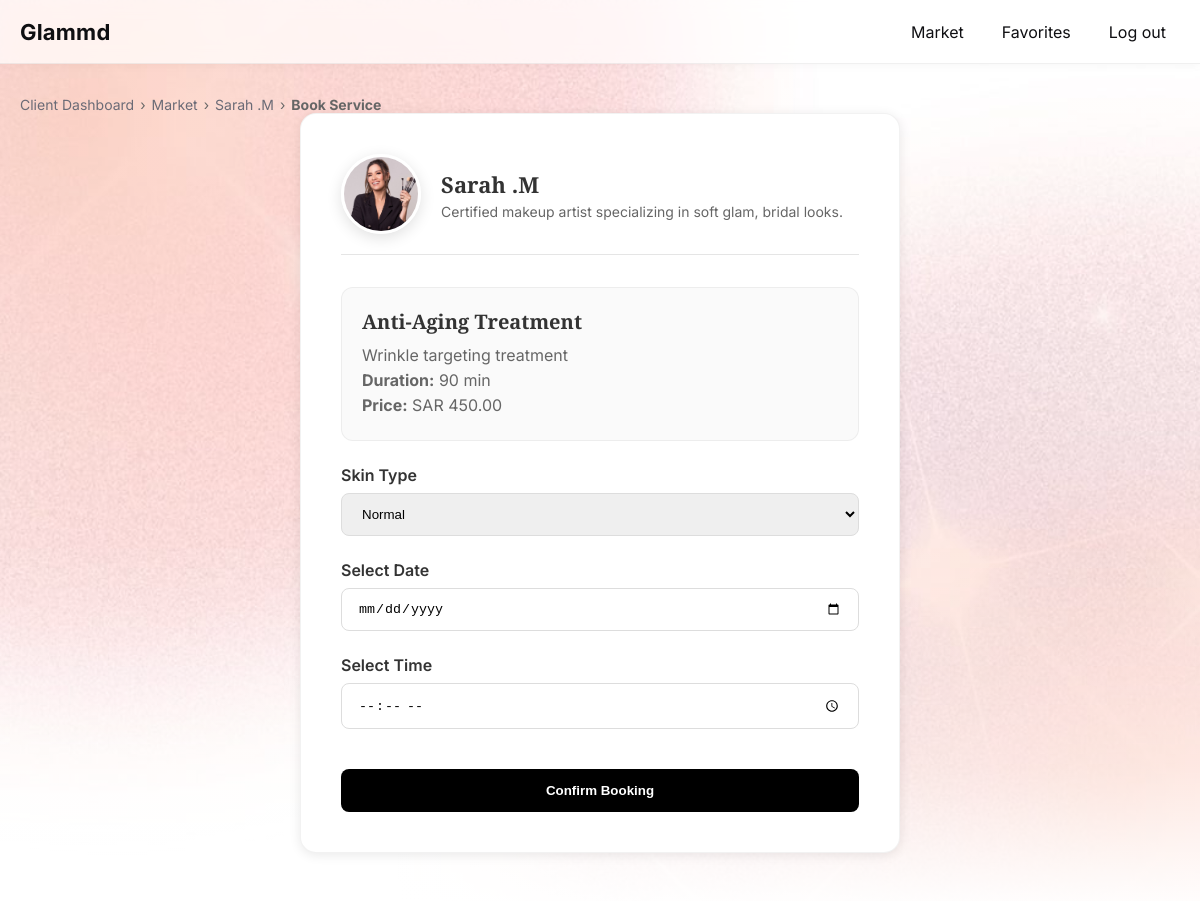
/intial/booking.php?service=12, run on an earlier commit of the app's database.
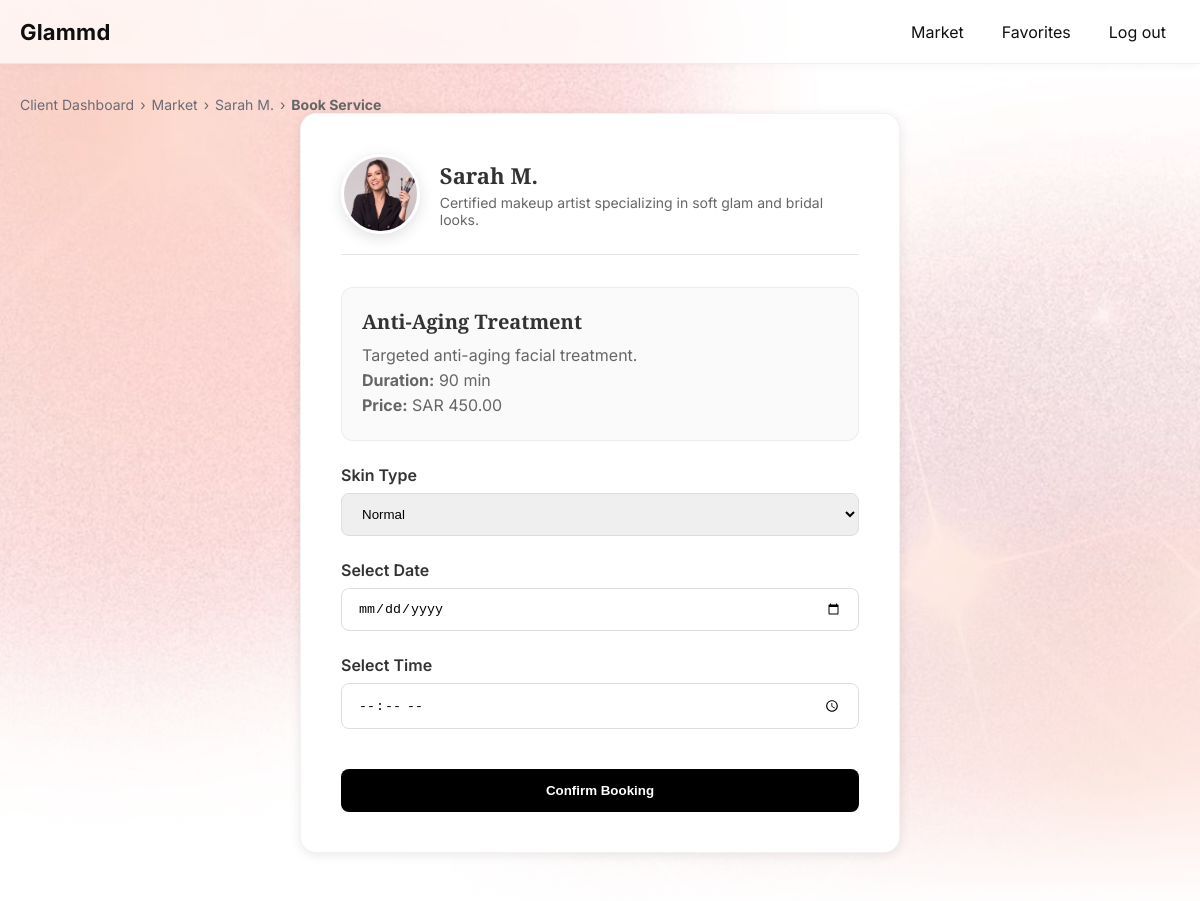
And on a later commit of the database.
### tables this page shows
CREATE TABLE `Service` (
  `service_id` int UNSIGNED NOT NULL AUTO_INCREMENT,
  `professional_id` int UNSIGNED NOT NULL,
  `category` enum('Hair','Makeup','Skincare','Bodycare','Nails') NOT NULL,
  `title` varchar(160) NOT NULL,
  `description` text,
  `duration` smallint UNSIGNED NOT NULL,
  `price` decimal(10,2) NOT NULL,
  `tags` text,
  PRIMARY KEY (`service_id`),
  CONSTRAINT `fk_service_professional`
      FOREIGN KEY (`professional_id`)
      REFERENCES `Professional` (`professional_id`)
      ON DELETE CASCADE
);

CREATE TABLE `User` (
  `user_id` int UNSIGNED NOT NULL AUTO_INCREMENT,
  `name` varchar(120) NOT NULL,
  `email` varchar(255) NOT NULL UNIQUE,
  `password` varchar(255) NOT NULL,
  `role` enum('client','professional') NOT NULL,
  PRIMARY KEY (`user_id`)
);

CREATE TABLE `Professional` (
  `professional_id` int UNSIGNED NOT NULL,
  `bio` text,
  `img` varchar(200) NOT NULL,
  PRIMARY KEY (`professional_id`),
  CONSTRAINT `fk_prof_user`
      FOREIGN KEY (`professional_id`)
      REFERENCES `User` (`user_id`)
      ON DELETE CASCADE
);

### intial/booking.php (the view, shortened to what this page needs)
<?php
require_once "db.php";
$service_id = intval($_GET['service']);
$query = "
    SELECT
        s.service_id, s.title, s.description, s.duration, s.price, s.category,
        p.professional_id, p.img AS pro_img, p.bio,
        u.name AS professional_name
    FROM Service s
    JOIN Professional p ON s.professional_id = p.professional_id
    JOIN User u ON p.professional_id = u.user_id
    WHERE s.service_id = ?
";
$stmt = mysqli_prepare($conn, $query);
mysqli_stmt_bind_param($stmt, "i", $service_id);
mysqli_stmt_execute($stmt);
$service = mysqli_fetch_assoc(mysqli_stmt_get_result($stmt));
?>
<!DOCTYPE html>
<html lang="en">
<head>
  <link rel="stylesheet" href="common.css">
</head>
<body class="has-solid-header">
<header id="siteHeader" class="site-header">
    <div class="container header-inner">
      <a class="brand" href="index.php">Glammd</a>
      <nav class="nav">
        <a href="MarketPlace.php" class="nav-link">Market</a>
        <a href="favorites.php" class="nav-link">Favorites</a>
        <a href="index.php" class="nav-link">Log out</a>
      </nav>
    </div>
</header>
<main class="page">
    <div class="container">
      <div class="breadcrumbs" style="margin-top:2rem; color:#666;">
        <a href="clientdashboard.php">Client Dashboard</a> ›
        <a href="MarketPlace.php">Market</a> ›
        <a href="services.php?professional_id=<?= $service['professional_id'] ?>">
            <?= htmlspecialchars($service['professional_name']) ?>
        </a> ›
        <strong>Book Service</strong>
      </div>
      <div class="booking-container">
        <div class="booking-header">
          <img src="img/<?= htmlspecialchars($service['pro_img']) ?>" alt="" loading="lazy">
          <div class="info">
            <h2><?= htmlspecialchars($service['professional_name']) ?></h2>
            <p><?= htmlspecialchars($service['bio']) ?></p>
          </div>
        </div>
        <div class="service-details">
          <h3><?= htmlspecialchars($service['title']) ?></h3>
          <p><?= htmlspecialchars($service['description']) ?></p>
          <p><strong>Duration:</strong> <?= $service['duration'] ?> min</p>
          <p><strong>Price:</strong> SAR <?= number_format($service['price'], 2) ?></p>
        </div>
        <form method="POST">
        <?php if ($service['category'] === "Skincare"): ?>
            <div class="form-group">
                <label>Skin Type</label>
                <select name="skin_type" class="form-input">
                    <option>Normal</option>
                </select>
            </div>
        <?php endif; ?>
        <div class="form-group">
            <label>Select Date</label>
            <input type="date" name="date" required class="form-input">
        </div>
        <div class="form-group">
            <label>Select Time</label>
            <input type="time" name="time" required class="form-input">
        </div>
        <button class="submit-btn" type="submit">Confirm Booking</button>
        </form>
      </div>
    </div>
</main>
</body>
</html>

What changed in the data, as far as the page shows it:
changed service "Anti-Aging Treatment": user.name "Sarah .M" → "Sarah M."; professional.bio "Certified makeup artist specializing in soft glam, bridal looks." → "Certified makeup artist specializing in soft glam and bridal looks."; description "Wrinkle targeting treatment" → "Targeted anti-aging facial treatment."
